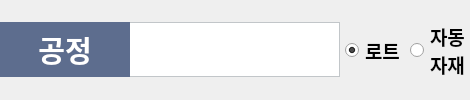
       <widget class="QFrame" name="aproc_frame">
        <property name="minimumSize">
         <size>
          <width>0</width>
          <height>0</height>
         </size>
        </property>
        <property name="maximumSize">
         <size>
          <width>16777215</width>
          <height>16777215</height>
         </size>
        </property>
        <property name="styleSheet">
         <string notr="true">QComboBox{
border-left: none;
}</string>
        </property>
        <property name="frameShape">
         <enum>QFrame::NoFrame</enum>
        </property>
        <property name="frameShadow">
         <enum>QFrame::Raised</enum>
        </property>
        <layout class="QHBoxLayout" name="horizontalLayout_6">
         <property name="spacing">
          <number>0</number>
         </property>
         <property name="leftMargin">
          <number>0</number>
         </property>
         <property name="topMargin">
          <number>0</number>
         </property>
         <property name="rightMargin">
          <number>0</number>
         </property>
         <property name="bottomMargin">
          <number>0</number>
         </property>
         <item>
          <widget class="QLabel" name="aproc_label">
           <property name="minimumSize">
            <size>
             <width>130</width>
             <height>55</height>
            </size>
           </property>
           <property name="maximumSize">
            <size>
             <width>130</width>
             <height>55</height>
            </size>
           </property>
           <property name="font">
            <font>
             <family>맑은 고딕</family>
             <pointsize>22</pointsize>
             <weight>75</weight>
             <italic>false</italic>
             <bold>true</bold>
            </font>
           </property>
           <property name="styleSheet">
            <string notr="true">background: #5D6D8E;
color: white;</string>
           </property>
           <property name="text">
            <string>공정</string>
           </property>
           <property name="alignment">
            <set>Qt::AlignCenter</set>
           </property>
          </widget>
         </item>
         <item>
          <widget class="QLabel" name="aproc_name">
           <property name="minimumSize">
            <size>
             <width>210</width>
             <height>55</height>
            </size>
           </property>
           <property name="maximumSize">
            <size>
             <width>210</width>
             <height>55</height>
            </size>
           </property>
           <property name="font">
            <font>
             <family>맑은 고딕</family>
             <pointsize>20</pointsize>
             <weight>75</weight>
             <bold>true</bold>
            </font>
           </property>
           <property name="styleSheet">
            <string notr="true">color: #3f444a;
border:1px solid #c2c6c9;
border-left: 0px;
background-color: #ffffff;</string>
           </property>
           <property name="text">
            <string/>
           </property>
          </widget>
         </item>
         <item alignment="Qt::AlignLeft">
          <widget class="QFrame" name="flag_radio_frame">
           <property name="font">
            <font>
             <pointsize>5</pointsize>
            </font>
           </property>
           <property name="styleSheet">
            <string notr="true"/>
           </property>
           <property name="frameShape">
            <enum>QFrame::NoFrame</enum>
           </property>
           <property name="frameShadow">
            <enum>QFrame::Raised</enum>
           </property>
           <layout class="QHBoxLayout" name="horizontalLayout_65">
            <property name="spacing">
             <number>5</number>
            </property>
            <property name="leftMargin">
             <number>5</number>
            </property>
            <property name="topMargin">
             <number>0</number>
            </property>
            <property name="rightMargin">
             <number>0</number>
            </property>
            <property name="bottomMargin">
             <number>0</number>
            </property>
            <item alignment="Qt::AlignLeft">
             <widget class="QRadioButton" name="lot_radio">
              <property name="sizePolicy">
               <sizepolicy hsizetype="Preferred" vsizetype="Preferred">
                <horstretch>0</horstretch>
                <verstretch>0</verstretch>
               </sizepolicy>
              </property>
              <property name="font">
               <font>
                <family>맑은 고딕</family>
                <pointsize>14</pointsize>
                <weight>75</weight>
                <bold>true</bold>
               </font>
              </property>
              <property name="cursor">
               <cursorShape>PointingHandCursor</cursorShape>
              </property>
              <property name="text">
               <string>로트</string>
              </property>
              <property name="checked">
               <bool>true</bool>
              </property>
             </widget>
            </item>
            <item alignment="Qt::AlignLeft">
             <widget class="QRadioButton" name="detail_radio">
              <property name="sizePolicy">
               <sizepolicy hsizetype="Preferred" vsizetype="Preferred">
                <horstretch>0</horstretch>
                <verstretch>0</verstretch>
               </sizepolicy>
              </property>
              <property name="font">
               <font>
                <family>맑은 고딕</family>
                <pointsize>14</pointsize>
                <weight>75</weight>
                <bold>true</bold>
               </font>
              </property>
              <property name="cursor">
               <cursorShape>PointingHandCursor</cursorShape>
              </property>
              <property name="text">
               <string>자동
자재</string>
              </property>
              <property name="checked">
               <bool>false</bool>
              </property>
             </widget>
            </item>
           </layout>
          </widget>
         </item>
        </layout>
       </widget>
